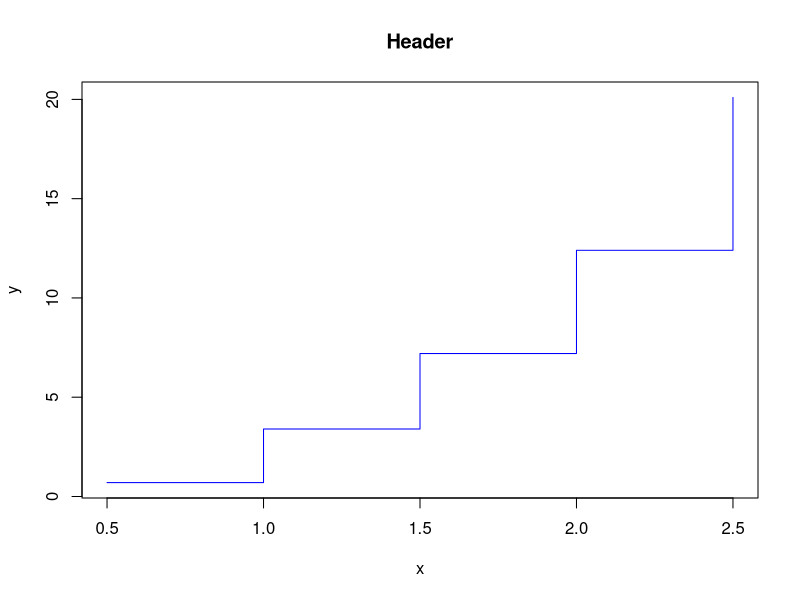

Write R code to recreate this figure.
# Example of how to plot points inside of R

#Sample Data Points Assigned to Two Variables
x <- c(.5, 1, 1.5, 2, 2.5)
y <- c(.7, 3.4, 7.2, 12.4, 20.1)

#Plot Function, (Note: pch refers to the type of dot formed)
plot(x, y, type ="s", main = "Header", pch = 16, col = "blue")